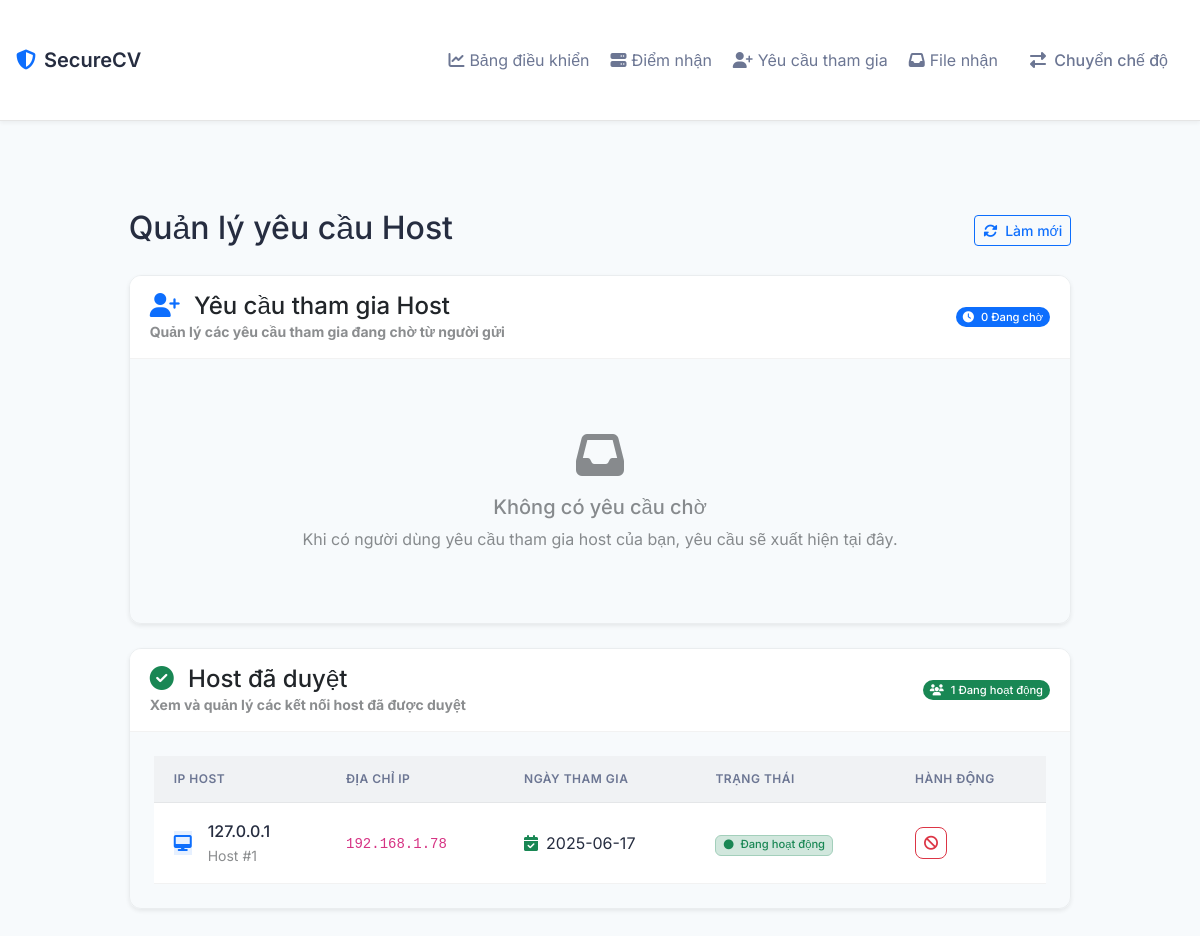
Page /receiver_host/approval on the earlier database version.
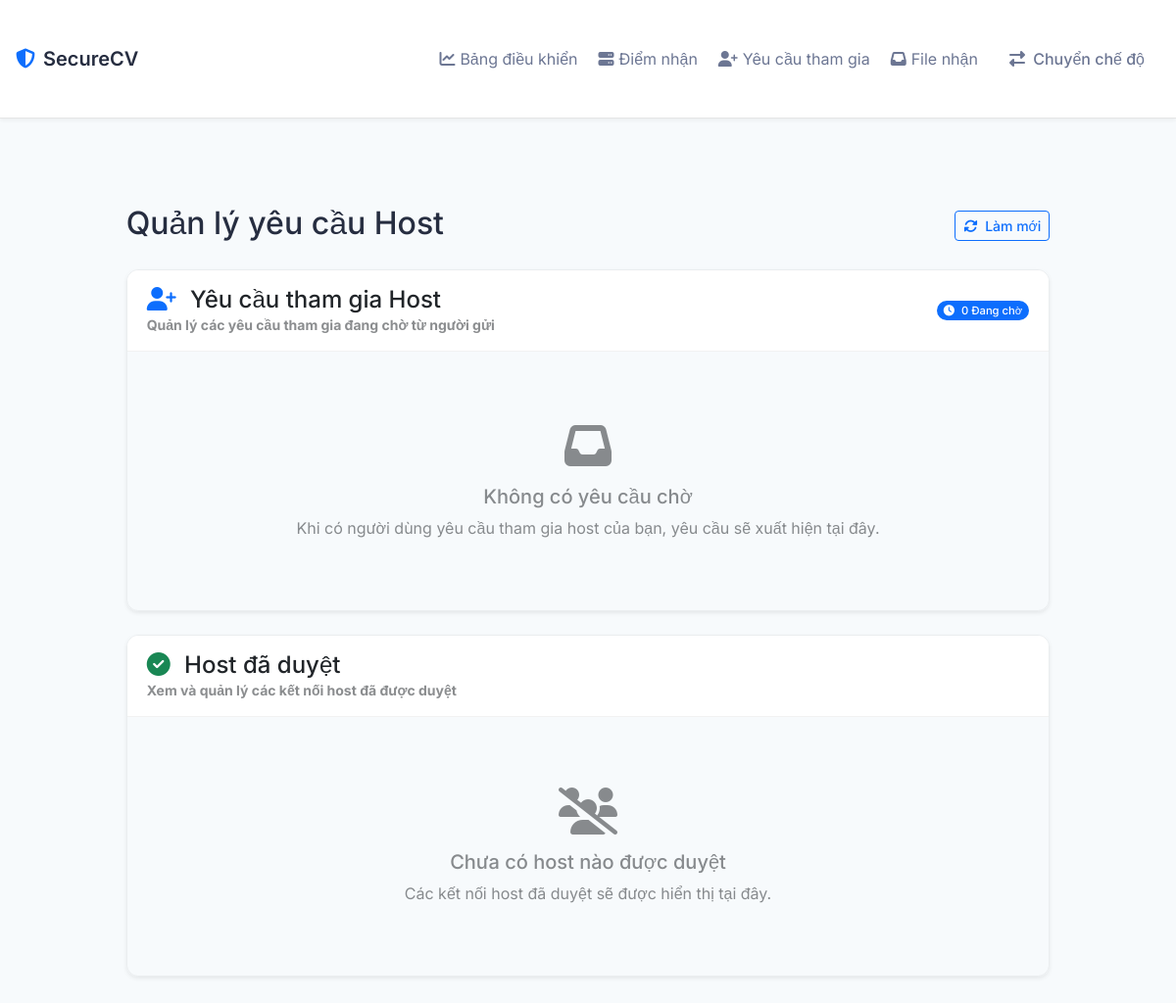
Same page on the later database version.
### models.py (models this page shows)
class HostJoinRequest(db.Model):
    id = db.Column(db.Integer, primary_key=True)
    host_id = db.Column(db.Integer, db.ForeignKey('host.id'), nullable=False)
    host_name = db.Column(db.String(100), nullable=False)
    sender_ip = db.Column(db.String(45), nullable=False)
    host_owner_ip = db.Column(db.String(45), nullable=False)
    message = db.Column(db.String(255))
    response_message = db.Column(db.String(255))
    status = db.Column(db.String(20), default='pending')
    created_at = db.Column(db.DateTime, nullable=False, default=datetime.utcnow)
    approved_at = db.Column(db.DateTime)
    rejected_at = db.Column(db.DateTime)
    revoked_at = db.Column(db.DateTime)
    host = db.relationship('Host', backref=db.backref('join_requests', lazy=True))

### routes.py (the view)
@app.route('/receiver_host/approval')
def receiver_host_approval():
    client_ip = get_client_ip()
    pending_requests = HostJoinRequest.query.filter_by(
        host_owner_ip=client_ip,
        status='pending'
    ).order_by(HostJoinRequest.created_at.desc()).all()
    approved_hosts = HostJoinRequest.query.filter_by(
        host_owner_ip=client_ip,
        status='approved'
    ).order_by(HostJoinRequest.approved_at.desc()).all()
    now = datetime.now()
    return render_template('host_approval.html',
                         pending_requests=pending_requests,
                         approved_hosts=approved_hosts,
                         now=now)

### routes.py (called while the page is built)
def get_client_ip():
    ip = None
    if request.headers.get('X-Forwarded-For'):
        ip = request.headers.get('X-Forwarded-For').split(',')[0].strip()
    elif request.headers.get('X-Real-IP'):
        ip = request.headers.get('X-Real-IP')
    else:
        ip = request.remote_addr
    try:
        return ipaddress.ip_address(ip).exploded
    except ValueError:
        return None

### templates/host_approval.html (shortened to what the changed rows need)
{% extends "base.html" %}
{% block content %}
<div class="container">
    <div class="row justify-content-center">
        <div class="col-lg-10">
            <div class="page-header mb-4">
                <div class="d-flex justify-content-between align-items-center">
                    <div>
                        <h2 class="mb-1">Quản lý yêu cầu Host</h2>
                    </div>
                </div>
            </div>
            <div class="card shadow-sm">
                <div class="card-header bg-white py-3">
                    <div class="d-flex justify-content-between align-items-center">
                        <div>
                            <h4 class="mb-0">
                            </h4>
                            <p class="text-muted mb-0 small">Xem và quản lý các kết nối host đã được duyệt</p>
                        </div>
                        {% if approved_hosts %}
                        <span class="badge bg-success rounded-pill">
                            <i class="fas fa-users me-1"></i>
                            {{ approved_hosts|length }} Đang hoạt động
                        </span>
                        {% endif %}
                    </div>
                </div>
                <div class="card-body pending-requests">
                    {% if approved_hosts %}
                    <div class="table-responsive">
                        <table class="table table-hover align-middle">
                            <thead class="table-light">
                                <tr>
                                    <th>IP Host</th>
                                    <th>Địa chỉ IP</th>
                                    <th>Ngày tham gia</th>
                                    <th>Trạng thái</th>
                                    <th>Hành động</th>
                                </tr>
                            </thead>
                            <tbody>
                                {% for host in approved_hosts %}
                                <tr>
                                    <td>
                                        <div class="d-flex align-items-center">
                                            <div class="me-3">
                                                <div class="avatar-circle bg-primary bg-opacity-10 text-primary">
                                                    <i class="fas fa-desktop"></i>
                                                </div>
                                            </div>
                                            <div>
                                                <div class="fw-medium">{{ host.host_owner_ip }}</div>
                                                <small class="text-muted">Host #{{ host.id }}</small>
                                            </div>
                                        </div>
                                    </td>
                                    <td><code>{{ host.sender_ip }}</code></td>
                                    <td>
                                        <div class="d-flex align-items-center">
                                            <i class="fas fa-calendar-check me-2 text-success"></i>
                                            {{ host.approved_at.strftime('%Y-%m-%d') }}
                                        </div>
                                    </td>
                                    <td>
                                        <span class="badge bg-success-subtle text-success border border-success-subtle">
                                            <i class="fas fa-circle me-1 small"></i>
                                            Đang hoạt động
                                        </span>
                                    </td>
                                    <td>
                                        <form action="{{ url_for('revoke_host_access', host_id=host.id) }}" method="POST" class="d-inline">
                                            <button type="submit" class="btn btn-outline-danger btn-sm"
                                                    onclick="return confirm('Bạn có chắc muốn thu hồi quyền truy cập của host này?')">
                                                <i class="fas fa-ban"></i>
                                            </button>
                                        </form>
                                    </td>
                                </tr>
                                {% endfor %}
                            </tbody>
                        </table>
                    </div>
                    {% else %}
                    <div class="text-center py-5">
                        <div class="mb-3">
                            <i class="fas fa-users-slash fa-3x text-muted"></i>
                        </div>
                        <h5 class="text-muted">Chưa có host nào được duyệt</h5>
                        <p class="text-muted mb-0">Các kết nối host đã duyệt sẽ được hiển thị tại đây.</p>
                    </div>
                    {% endif %}
                </div>
            </div>
        </div>
    </div>
</div>
{% endblock %}

Differences in the rows shown:
removed HostJoinRequest: host_owner_ip "127.0.0.1", id "1", sender_ip "192.168.1.78", approved_at "2025-06-17"
Other differences:
{{ approved_hosts|length }}: "1" → (not shown)
text no longer shown: "Đang hoạt động IP HOST ĐỊA CHỈ IP NGÀY THAM GIA TRẠNG THÁI HÀNH ĐỘNG"
text now shown: "Chưa có host nào được duyệt Các kết nối host đã duyệt sẽ được hiển thị tại đây."
